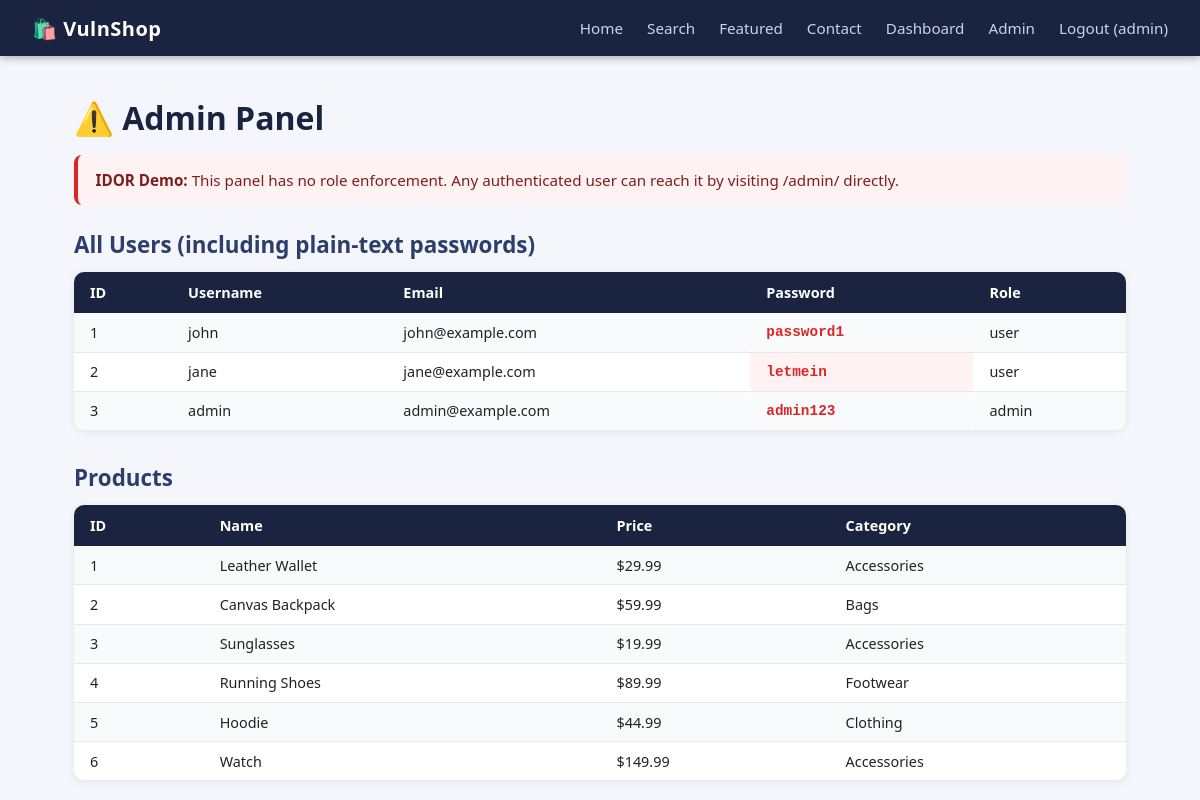
Page /admin/index.php (signed in) on the committed database.
### tables this page shows
CREATE TABLE IF NOT EXISTS users (
    id       INT AUTO_INCREMENT PRIMARY KEY,
    username VARCHAR(100) NOT NULL UNIQUE,
    password VARCHAR(255) NOT NULL,    
    email    VARCHAR(255),
    role     ENUM('user','admin') DEFAULT 'user',
    created  TIMESTAMP DEFAULT CURRENT_TIMESTAMP
);

CREATE TABLE IF NOT EXISTS products (
    id          INT AUTO_INCREMENT PRIMARY KEY,
    name        VARCHAR(255) NOT NULL,
    description TEXT,
    price       DECIMAL(10,2),
    image       VARCHAR(255),
    category    VARCHAR(100)
);

### admin/index.php (the view, shortened to what this page needs)
<?php
require_once '../db.php';
$users    = $conn->query("SELECT * FROM users")->fetch_all(MYSQLI_ASSOC);
$products = $conn->query("SELECT * FROM products")->fetch_all(MYSQLI_ASSOC);
?>
<!DOCTYPE html>
<html lang="en">
<head>
<link rel="stylesheet" href="../css/style.css">
</head>
<body>
<?php include '../nav.php'; ?>
<main class="container">
  <h1>⚠️ Admin Panel</h1>
  <p class="alert error">
    <strong>IDOR Demo:</strong> This panel has no role enforcement.
    Any authenticated user can reach it by visiting /admin/ directly.
  </p>
  <h2>All Users (including plain-text passwords)</h2>
  <table class="data-table">
    <tr><th>ID</th><th>Username</th><th>Email</th><th>Password</th><th>Role</th></tr>
    <?php foreach ($users as $u): ?>
    <tr>
      <td><?= $u['id'] ?></td>
      <td><?= htmlspecialchars($u['username']) ?></td>
      <td><?= htmlspecialchars($u['email']) ?></td>
      <td class="password-leak"><?= htmlspecialchars($u['password']) ?></td>
      <td><?= htmlspecialchars($u['role']) ?></td>
    </tr>
    <?php endforeach; ?>
  </table>
  <h2>Products</h2>
  <table class="data-table">
    <tr><th>ID</th><th>Name</th><th>Price</th><th>Category</th></tr>
    <?php foreach ($products as $p): ?>
    <tr>
      <td><?= $p['id'] ?></td>
      <td><?= htmlspecialchars($p['name']) ?></td>
      <td>$<?= number_format($p['price'], 2) ?></td>
      <td><?= htmlspecialchars($p['category']) ?></td>
    </tr>
    <?php endforeach; ?>
  </table>
</main>
</body>
</html>

### css/style.css (style rules this page uses)
*, *::before, *::after { box-sizing: border-box; margin: 0; padding: 0; }
body { font-family: 'Segoe UI', Arial, sans-serif; background: #f4f6fb; color: #222; min-height: 100vh; }
.container { max-width: 1100px; margin: 2.5rem auto; padding: 0 1.5rem; }
h1 { font-size: 2rem; margin-bottom: .5rem; color: #1a2340; }
h2 { font-size: 1.4rem; margin: 1.5rem 0 .75rem; color: #2c3e6b; }
p { line-height: 1.6; margin-bottom: .75rem; }
.alert { padding: .85rem 1.1rem; border-radius: 8px; margin: 1rem 0; font-size: .95rem; line-height: 1.5; }
.alert.error { background: #fef2f2; border-left: 4px solid #dc2626; color: #7f1d1d; }
.password-leak { color: #dc2626; font-weight: 700; font-family: monospace; background: #fef2f2; padding: 2px 6px; border-radius: 4px; }
.data-table { width: 100%; border-collapse: collapse; background: #fff; border-radius: 10px; overflow: hidden; box-shadow: 0 2px 8px rgba(0,0,0,.07); margin-bottom: 2rem; font-size: .9rem; }
.data-table th { background: #1a2340; color: #fff; padding: .7rem 1rem; text-align: left; }
.data-table td { padding: .6rem 1rem; border-bottom: 1px solid #e5e7eb; }
.data-table tr:last-child td { border-bottom: none; }
.data-table tr:nth-child(even) td { background: #f9fafb; }

### rows in the picture
users: id "1", username "john", email "john@example.com", password "password1", role "user"
users: id "2", username "jane", email "jane@example.com", password "letmein", role "user"
users: id "3", username "admin", email "admin@example.com", password "admin123", role "admin"
products: id "1", name "Leather Wallet", price "29.99", category "Accessories"
products: id "2", name "Canvas Backpack", price "59.99", category "Bags"
products: id "3", name "Sunglasses", price "19.99", category "Accessories"
products: id "4", name "Running Shoes", price "89.99", category "Footwear"
products: id "5", name "Hoodie", price "44.99", category "Clothing"
products: id "6", name "Watch", price "149.99", category "Accessories"

### other values in the picture
$_SESSION['username'] "admin"
